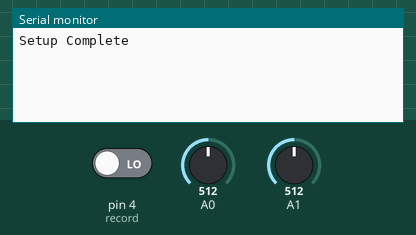
Simulated run of this sketch. Board: Arduino Uno, built with avr-gcc and run on an emulated ATmega328P. Shown: the last lines printed to the serial monitor. The test bench sets the inputs (shaded band); at power-on: pin 4 (record) LOW, A0 = 512, A1 = 512.

Above: at 1.2 s.
1.3 s: pin 4 (record) driven HIGH
At 2.2 s:
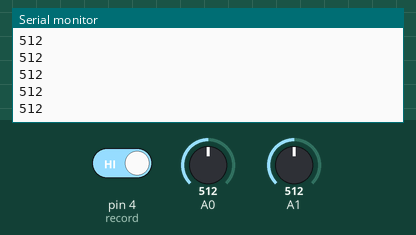
3.2 s: A0 set to 716
At 4.2 s:
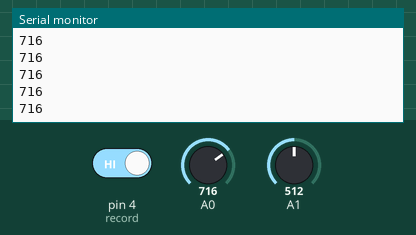
4.7 s: A0 set to 900
At 5.4 s:
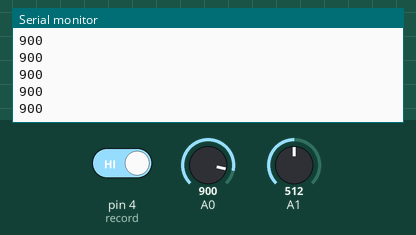
Timing chart, 0 to 7.7 s (numbered marks = the images above; inputs shaded):
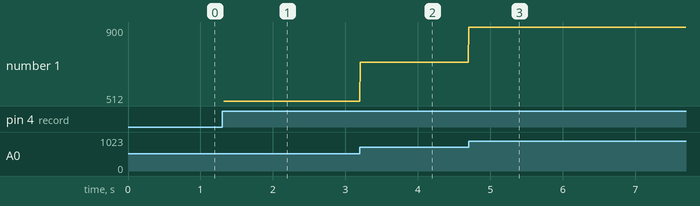

The sketch:

controlRecorder0_1.ino
```cpp
int sampleRange = 200;

unsigned long xPos[200];
unsigned long yPos[200];
int rangeCount = 0;

const int record = 4;
int recordFlag = 0;
int recording = 0;
int play = 0;

unsigned long milliSamp;

void setup(){
  Serial.begin(9600);
  for(int i = 0; i < sampleRange; i++)
    xPos[i] = 511;

  for(int j = 0; j < sampleRange; j++)
    yPos[j] = 511;

    pinMode(record, INPUT);
    Serial.print("Setup Complete");
}

void loop(){
  if((digitalRead(record) == HIGH) && (recordFlag == 0)){
    recording = 1;
    recordFlag = 1;
    rangeCount = 0;
    delay(10);
    milliSamp = millis();
  }
  recordSequence();

  //if((digitalRead(record) == LOW) && (recordFlag == 1)){
  //  recordFlag = 0;
  //}
}


void recordSequence(){
  while(recording == 1){
    if((millis() - milliSamp) >= 10){
      xPos[rangeCount] = analogRead(A0);
      Serial.println(xPos[rangeCount]);
      yPos[rangeCount] = analogRead(A1);
      rangeCount = rangeCount++;
      milliSamp = millis();
    }
    if(rangeCount > 198){
      recordFlag = 0;
      recording = 0;
      play = 1;
      rangeCount = 0;
    }
    if((digitalRead(record) == LOW) && (recordFlag == 1)){
      recordFlag = 0;
      recording = 0;
      play = 1;
      rangeCount = 0;
    }
  }
}

void playSequence(){
  while(play == 1){
    if((millis() - milliSamp) >= 10){
      Serial.print(xPos[rangeCount]);
      rangeCount = rangeCount++;
      if(rangeCount > 198){
        rangeCount = 0;
      }
      milliSamp = millis();


    }


  }
}
```

Measured:
- after the input at 1.3 s, the serial monitor: prints a new line at once (image 1)
- after the input at 3.2 s, the serial monitor: prints a new line at once (image 2)
- after the input at 4.7 s, the serial monitor: prints a new line at once (image 3)
- plotted number 1: 512 → 716 after the input at 3.2 s, 716 → 900 after the input at 4.7 s
